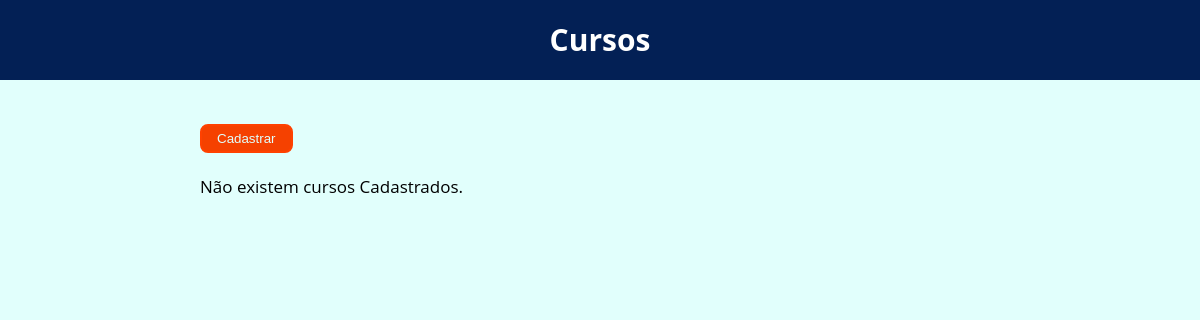
Before: /Cursos/ with the older database file.
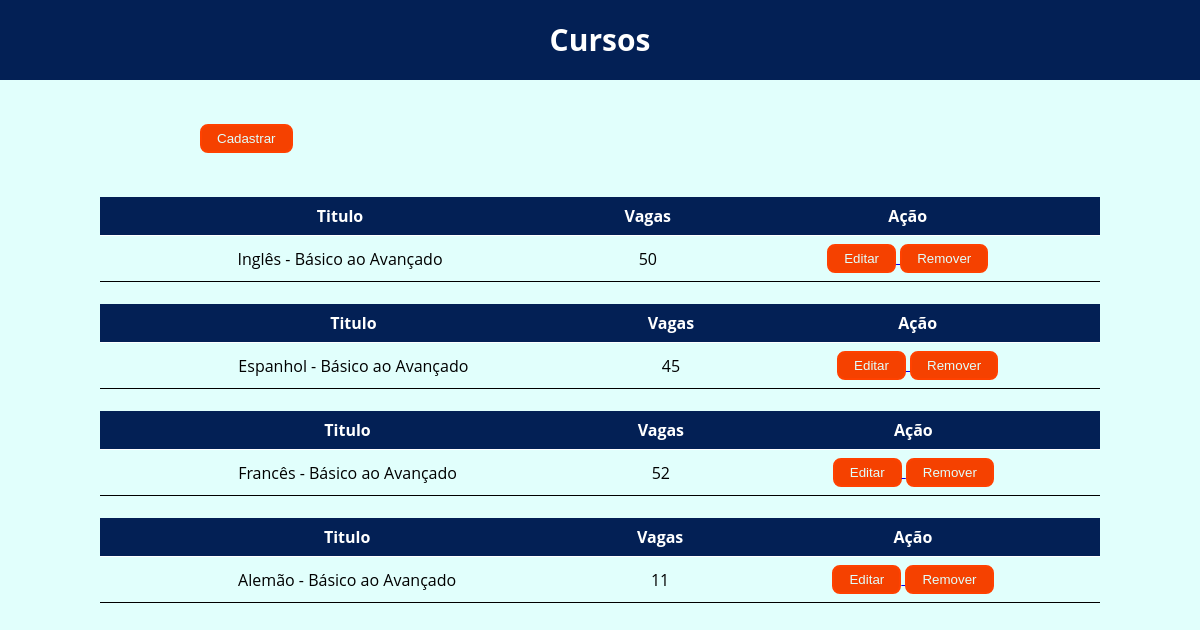
After: the same page with the newer database file.
### core/models.py (models this page shows)
class Curso(models.Model):
    titulo = models.CharField('Titulo', max_length=100)
    vagas = models.IntegerField('Vagas')

### core/views.py (the view)
# urls.py: path('Cursos/', listar_cursos, name='listar_cursos'),
def listar_cursos(request):
    variavel_curso = Curso.objects.all()
    contexto = {
        'todos_cursos': variavel_curso
    }
    return render(request, 'templates/cursos.html', contexto)

### templates/templates/cursos.html (shortened to what this page needs)
{% extends 'base.html' %}
{% block content %}
<header>
    <h1 class="titulo2">Cursos</h1>
</header><br><br>
<main class="botão1">
    <a href="{% url 'cadastrar_cursos' %}"><button type="button"> Cadastrar </button></a>
</main><br>
    {% for curso in todos_cursos %}<br>
    <center>
        <table class="div">
            <div>
                <tr>
                    <th>Titulo</th>
                    <th>Vagas</th>
                    <th>Ação</th>
                </tr>
            </div>
            <div>
                <tr>
                    <div>
                        <td>{{curso.titulo}} </td>
                        <td>{{curso.vagas}}</td>
                        <td><a href="{% url 'editar_curso' curso.id %}"><button type="button"> Editar </button>
                            <a href="{% url 'remover_curso' curso.id %}"><button type="button"> Remover </button></td>
                    </div>
                </tr>
            </div>
        </table>
    </center>
    {% empty %}
    <p> Não existem cursos Cadastrados. </p>
    {% endfor %}
{% endblock %}

Changed rows visible on the page:
added Curso: titulo "Inglês - Básico ao Avançado", vagas "50"
added Curso: titulo "Espanhol - Básico ao Avançado", vagas "45"
added Curso: titulo "Francês - Básico ao Avançado", vagas "52"
added Curso: titulo "Alemão - Básico ao Avançado", vagas "11"
Other visible differences:
text no longer shown: "Não existem cursos Cadastrados."
